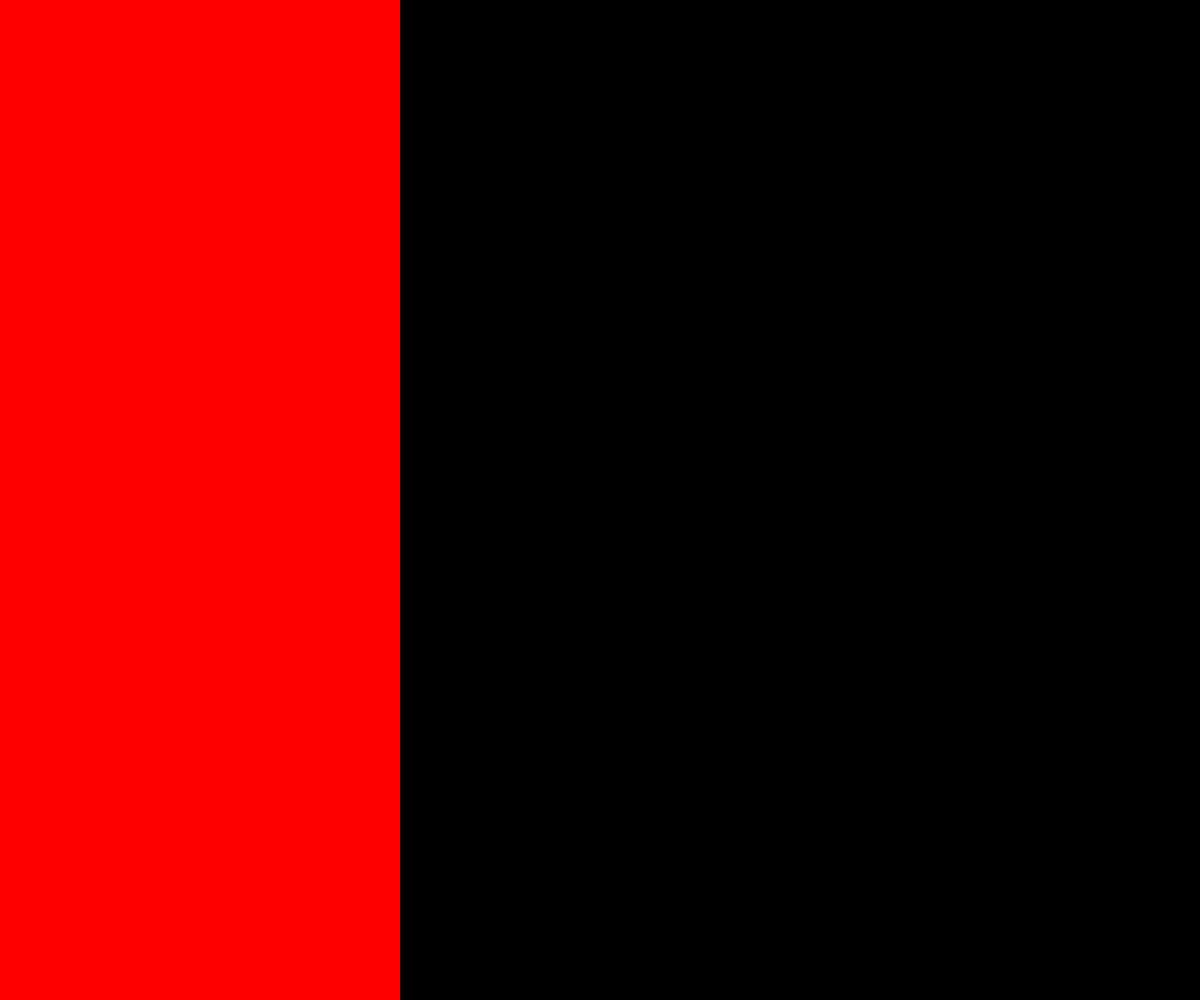
Frame 1 (no input)
Frame 60 (no input): identical to frame 1, image omitted
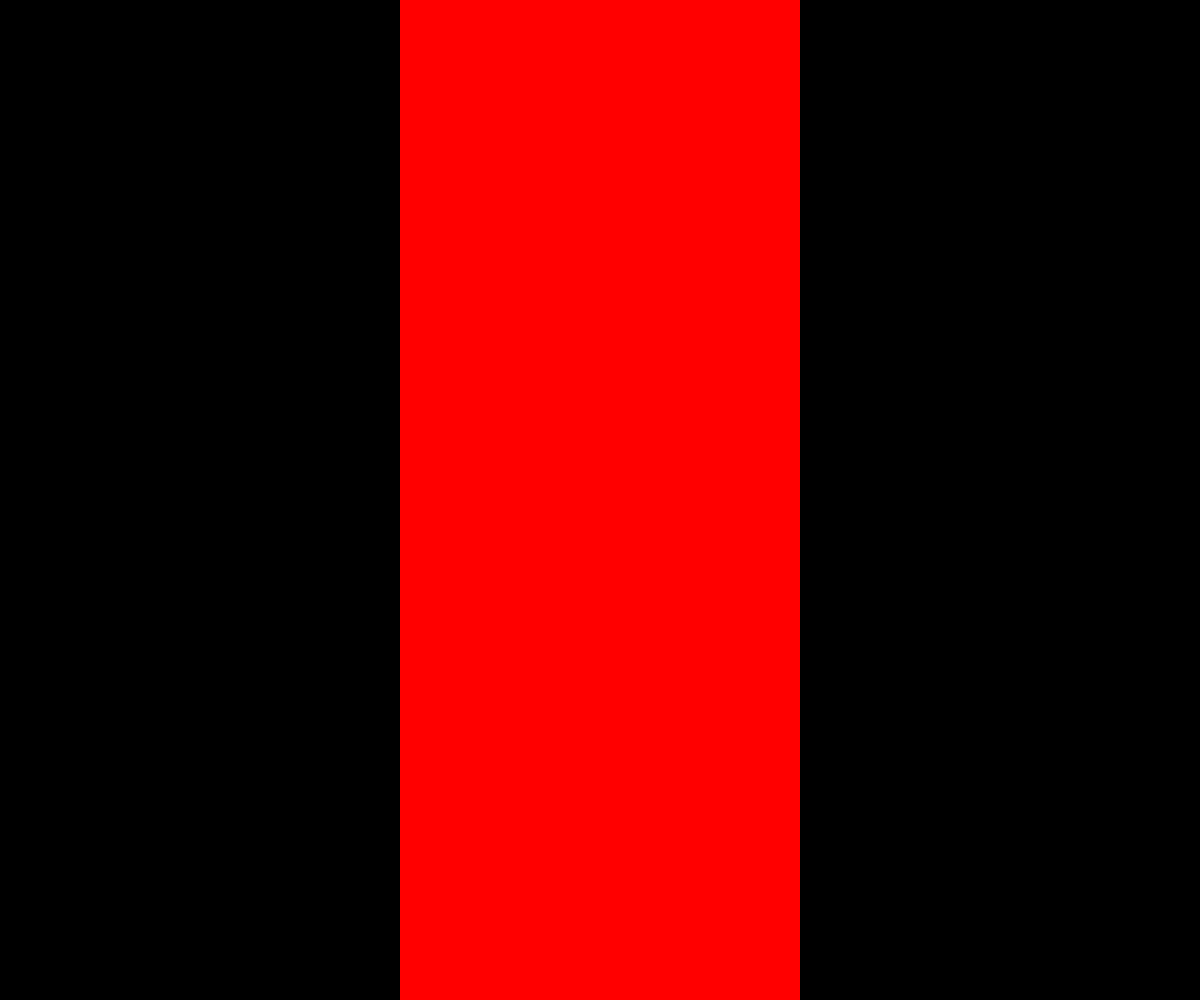
Frame 120 (the mouse pressed at the canvas centre since frame 60)

The p5.js sketch that drew these frames (run headless with seeded random() and noise() and a simulated clock; from frame 60 on, the mouse is pressed at the canvas centre):

// p5.js sketch
// ── sketch.js
function setup() {
  createCanvas(windowWidth, windowHeight);
}

function draw() {
  background(0);
  noStroke();

  if (mouseX < windowWidth / 3) {
    fill("red");
    rect(0, 0, windowWidth / 3, windowHeight);
  }
  if (mouseX > windowWidth / 3 && mouseX < (windowWidth * 2) / 3) {
    fill("red");
    rect((windowWidth * 1) / 3, 0, windowWidth / 3, windowHeight);
  }
  if (mouseX > (windowWidth * 2) / 3 && mouseX < windowWidth) {
    fill("red");
    rect((windowWidth * 2) / 3, 0, windowWidth / 3, windowHeight);
  }
}
function mousePressed() {
  console.log("mousePressed");
  background("green");
  noLoop();
}
